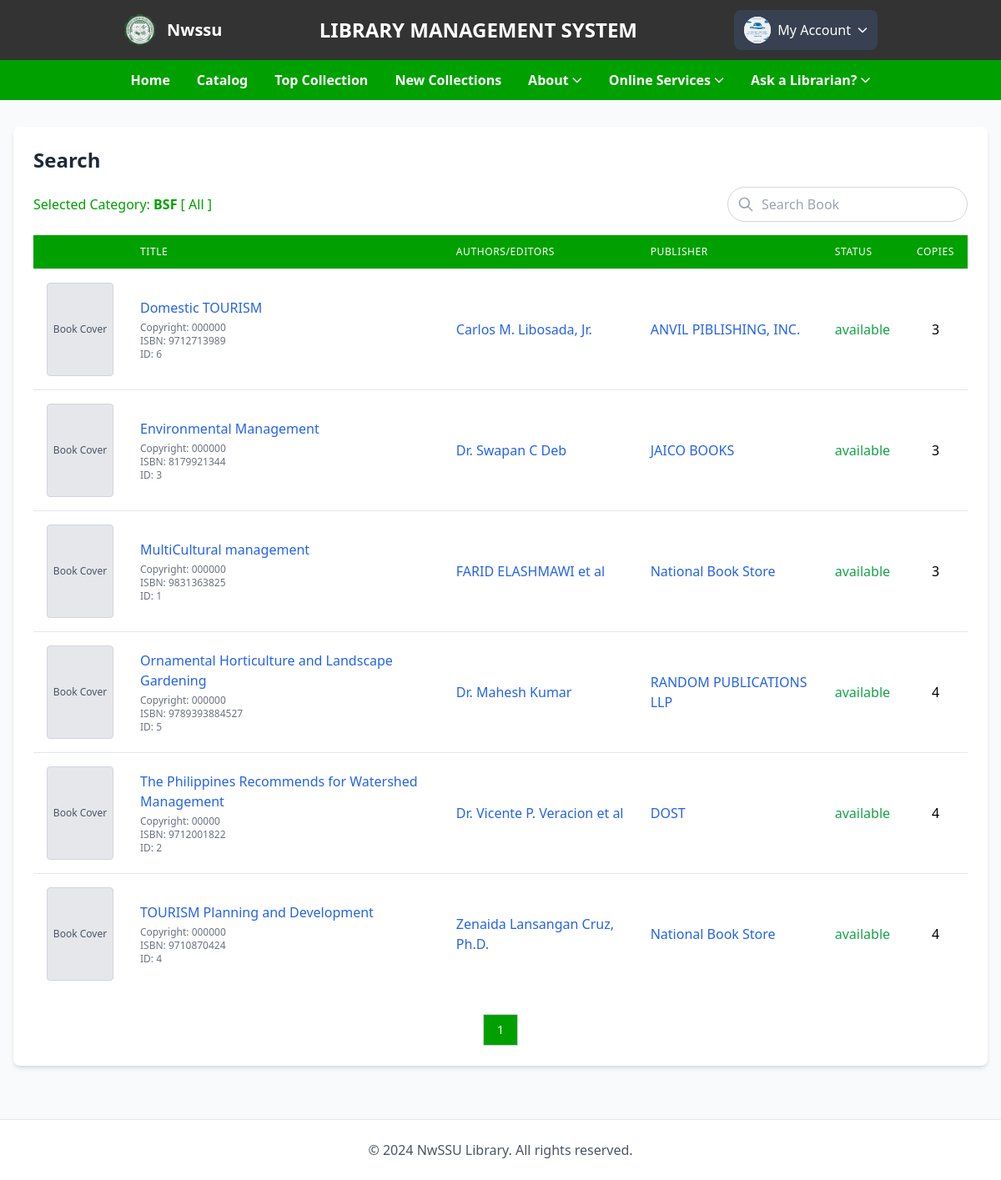
The app's page /student/search_categ.php?category=BSF (signed in) with its own data.
### tables this page shows
CREATE TABLE `books` (
  `id` int(100) NOT NULL,
  `material_type` varchar(250) NOT NULL,
  `sub_type` varchar(250) NOT NULL,
  `category` varchar(250) NOT NULL,
  `title` varchar(500) NOT NULL,
  `author` varchar(500) NOT NULL,
  `publisher` varchar(500) NOT NULL,
  `status` varchar(100) NOT NULL,
  `subject` varchar(250) NOT NULL,
  `content` varchar(5000) NOT NULL,
  `summary` varchar(5000) NOT NULL,
  `issn` varchar(250) NOT NULL,
  `call_no` varchar(250) NOT NULL,
  `ISBN` varchar(250) NOT NULL,
  `copyright` varchar(250) NOT NULL,
  `page_number` int(250) NOT NULL,
  `edition` varchar(250) NOT NULL,
  `copies` int(250) NOT NULL,
  `date_acquired` varchar(250) NOT NULL,
  `books_image` varchar(400) DEFAULT NULL,
  `catalog_date` varchar(50) NOT NULL
);

### student/search_categ.php (the view, shortened to what this page needs)
<?php
include '../component-library/connect.php';
include '../student/side_navbars.php';
try {
    $conn = new PDO("mysql:host=$db_host;dbname=$db_name", $user_name, $user_password);
    $conn->setAttribute(PDO::ATTR_ERRMODE, PDO::ERRMODE_EXCEPTION);
} catch (PDOException $e) {
    die("Connection failed: " . $e->getMessage());
}
$page = isset($_GET['page']) ? (int)$_GET['page'] : 1;
$offset = ($page - 1) * BOOKS_PER_PAGE;
$selected_category = isset($_GET['category']) ? $_GET['category'] : '';
$selected_category = htmlspecialchars($selected_category);
$query = $conn->prepare("SELECT * FROM books WHERE category = :category ORDER BY title ASC LIMIT :offset, :limit");
$query->bindValue(':category', $selected_category, PDO::PARAM_STR);
$query->bindValue(':offset', $offset, PDO::PARAM_INT);
$query->bindValue(':limit', BOOKS_PER_PAGE, PDO::PARAM_INT);
$query->execute();
$books = $query->fetchAll(PDO::FETCH_ASSOC);
$total_books_query = $conn->prepare("SELECT COUNT(*) FROM books WHERE category = :category");
$total_books_query->bindValue(':category', $selected_category, PDO::PARAM_STR);
$total_books_query->execute();
$total_books = $total_books_query->fetchColumn();
$total_pages = ceil($total_books / BOOKS_PER_PAGE);
?>
<!DOCTYPE html>
<html lang="en">
<head>
    <script src="https://cdn.tailwindcss.com"></script>
</head>
<body class="bg-gray-50">
    <div class="container mx-auto px-4 py-8 max-w-7xl">
        <div class="bg-white rounded-lg shadow-md">
            <div class="p-6">
                <div class="flex justify-between items-center mb-4">
                    <h2 class="text-2xl font-bold text-gray-800">Search</h2>
                </div>
                <?php if ($selected_category): ?>
                    <div class="flex flex-col md:flex-row justify-between items-start md:items-center mb-4 text-primary">
                        <span class="mb-2 md:mb-0">
                            Selected Category: <strong><?php echo htmlspecialchars($selected_category); ?></strong>
                            [ <a href="../student/category_books.php" class="hover:underline">All</a> ]
                        </span>
                        <div class="relative w-full md:w-auto">
                            <svg xmlns="http://www.w3.org/2000/svg" class="h-5 w-5 absolute left-3 top-1/2 transform -translate-y-1/2 text-gray-400" fill="none" viewBox="0 0 24 24" stroke="currentColor">
                                <path stroke-linecap="round" stroke-linejoin="round" stroke-width="2" d="M21 21l-6-6m2-5a7 7 0 11-14 0 7 7 0 0114 0z" />
                            </svg>
                            <input type="text" id="searchInput" placeholder="Search Book"
                                class="pl-10 pr-4 py-2 w-full md:w-72 rounded-full border border-gray-300 focus:outline-none focus:ring-2 focus:ring-primary focus:border-transparent"
                                onkeyup="searchBooks()">
                        </div>
                    </div>
                <?php endif; ?>
                <div class="hidden md:block overflow-x-auto">
                    <table class=" min-w-full divide-y divide-gray-200">
                        <thead>
                            <tr>
                                <th class="px-4 py-3 bg-primary text-white text-left text-xs font-medium uppercase tracking-wider w-24"></th>
                                <th class="px-4 py-3 bg-primary text-white text-left text-xs font-medium uppercase tracking-wider">Title</th>
                                <th class="px-4 py-3 bg-primary text-white text-left text-xs font-medium uppercase tracking-wider">Authors/Editors</th>
                                <th class="px-4 py-3 bg-primary text-white text-left text-xs font-medium uppercase tracking-wider">Publisher</th>
                                <th class="px-4 py-3 bg-primary text-white text-left text-xs font-medium uppercase tracking-wider">Status</th>
                                <th class="px-4 py-3 bg-primary text-white text-left text-xs font-medium uppercase tracking-wider">Copies</th>
                            </tr>
                        </thead>
                        <tbody class="bg-white divide-y divide-gray-200" id="bookTable">
                            <?php if (empty($books)): ?>
                                <tr>
                                    <td colspan="6" class="px-4 py-4 text-center text-gray-500">No books found</td>
                                </tr>
                            <?php else: ?>
                                <?php foreach ($books as $book): ?>
                                    <tr class="hover:bg-gray-50">
                                        <td class="px-4 py-4 whitespace-nowrap">
                                            <div class="flex justify-center">
                                                <?php if (!empty($book['books_image'])): ?>
                                                    <img src="../uploaded_file/<?php echo htmlspecialchars($book['books_image']); ?>" alt="Book Cover" class="w-20 h-28 object-cover border border-gray-200 rounded">
                                                <?php else: ?>
                                                    <div class="w-20 h-28 flex items-center justify-center bg-gray-200 text-gray-600 text-xs font-medium border border-gray-300 rounded">
                                                        Book Cover
                                                    </div>
                                                <?php endif; ?>
                                            </div>
                                        </td>
                                        <td class="px-4 py-4">
                                            <div class="space-y-1">
                                                <a href="studbook_detail.php?id=<?php echo urlencode($book['id']); ?>" class="text-blue-600 hover:text-blue-800 hover:underline font-medium">
                                                    <?php echo htmlspecialchars($book['title']); ?>
                                                </a>
                                                <div class="text-xs text-gray-500">
                                                    <p>Copyright: <?php echo htmlspecialchars($book['copyright']); ?></p>
                                                    <p>ISBN: <?php echo htmlspecialchars($book['ISBN']); ?></p>
                                                    <p>ID: <?php echo htmlspecialchars($book['id']); ?></p>
                                                </div>
                                            </div>
                                        </td>
                                        <td class="px-4 py-4">
                                            <a href="selected_author.php?author=<?php echo urlencode($book['author']); ?>" class="text-blue-600 hover:text-blue-800 hover:underline">
                                                <?php echo htmlspecialchars($book['author']); ?>
                                            </a>
                                        </td>
                                        <td class="px-4 py-4">
                                            <a href="publisher_browse.php?publisher=<?php echo urlencode($book['publisher']); ?>" class="text-blue-600 hover:text-blue-800 hover:underline">
                                                <?php echo htmlspecialchars($book['publisher']); ?>
                                            </a>
                                        </td>
                                        <td class="px-4 py-4 text-center">
                                            <span class="<?php echo $book['status'] === 'available' ? 'text-green-600' : 'text-red-600'; ?>">
                                                <?php echo htmlspecialchars($book['status']); ?>
                                            </span>
                                        </td>
                                        <td class="px-4 py-4 text-center">
                                            <?php echo htmlspecialchars($book['copies']); ?>
                                        </td>
                                    </tr>
                                <?php endforeach; ?>
                            <?php endif; ?>
                        </tbody>
                    </table>
                </div>
                <div class="flex justify-center mt-6">
                    <nav class="inline-flex rounded-md shadow-sm -space-x-px" aria-label="Pagination">
                        <?php for ($i = 1; $i <= $total_pages; $i++): ?>
                            <a href="?page=<?= $i; ?>&category=<?php echo urlencode($selected_category); ?>"
                                class="<?= ($i === $page) ? 'bg-primary text-white' : 'bg-white text-gray-500 hover:bg-gray-50' ?> relative inline-flex items-center px-4 py-2 border border-gray-300 text-sm font-medium">
                                <?= $i; ?>
                            </a>
                        <?php endfor; ?>
                    </nav>
                </div>
            </div>
        </div>
    </div>
    <footer class="py-6 mt-8 bg-white border-t border-gray-200">
        <div class="container mx-auto text-center">
            <span class="text-gray-600">© 2024 NwSSU Library. All rights reserved.</span>
        </div>
    </footer>
</body>
</html>

### student/side_navbars.php (shortened to what this page needs)
<?php
include '../component-library/connect.php';
$user_id = $_SESSION['user_id'];
$profile_image = '../images/prof.jpg';
$stud = $conn->prepare("SELECT first_name, middle_name, last_name, patron_type, email, address, images FROM user_info WHERE user_id = ?");
$stud->execute([$user_id]);
$student = $stud->fetch(PDO::FETCH_ASSOC);
if ($student) {
    $profile_image = $student['images'] ?? $profile_image;
}
?>
<!DOCTYPE html>
<html lang="en">
<head>
    <script src="https://cdn.tailwindcss.com"></script>
    <link rel="stylesheet" href="https://cdnjs.cloudflare.com/ajax/libs/font-awesome/6.4.0/css/all.min.css">
</head>
<body class="bg-gray-50">
    <header class="bg-secondary text-white">
        <div class="container mx-auto px-[5%] py-3 flex justify-between items-center">
            <div class="flex items-center space-x-3">
                <img src="../images/logo.png" alt="NwSSU Logo" class="h-10 w-10 rounded-full">
                <span class="text-xl font-bold">Nwssu</span>
            </div>
            <h1 class="text-2xl font-bold hidden lg:block">LIBRARY MANAGEMENT SYSTEM</h1>
            <div class="relative">
                <button id="account-menu-button" class="flex items-center space-x-2 bg-gray-700 rounded-lg px-3 py-2 hover:bg-gray-600 transition">
                    <img src="../uploaded_file/<?php echo htmlspecialchars($profile_image); ?>" alt="User" class="h-8 w-8 rounded-full bg-white">
                    <span class="hidden md:inline">My Account</span>
                    <i class="fas fa-chevron-down text-xs"></i>
                </button>
            </div>
        </div>
    </header>
    <nav class="bg-primary text-white font-bold">
        <div class="container mx-auto justify-content-center">
            <div class="flex flex-wrap lg:justify-center lg:items-center">
                <div class="hidden md:hidden lg:block text-black lg:bg-primary lg:text-white md:flex w-full md:w-auto" id="mobile-menu">
                    <ul class="flex flex-col md:flex-row">
                        <li><a href="../student/home.php" class="block py-3 px-4 hover:bg-green-600 transition">Home</a></li>
                        <li><a href="../student/studbooks_display.php" class="block py-3 px-4 hover:bg-green-600 transition">Catalog</a></li>
                        <li><a href="../student/topcollect.php" class="block py-3 px-4 hover:bg-green-600 transition">Top Collection</a></li>
                        <li><a href="../student/newcollect.php" class="block py-3 px-4 hover:bg-green-600 transition">New Collections</a></li>
                        <li class="relative group">
                            <a href="#" class="block py-3 px-4 hover:bg-green-600 transition flex items-center">
                                About <i class="fas fa-chevron-down ml-1 text-xs"></i>
                            </a>
                        </li>
                        <li class="relative group">
                            <a href="#" class="block py-3 px-4 hover:bg-green-600 transition flex items-center">
                                Online Services <i class="fas fa-chevron-down ml-1 text-xs"></i>
                            </a>
                        </li>
                        <li class="relative group">
                            <a href="#" class="block py-3 px-4 hover:bg-green-600 transition flex items-center">
                                Ask a Librarian? <i class="fas fa-chevron-down ml-1 text-xs"></i>
                            </a>
                        </li>
                    </ul>
                </div>
            </div>
        </div>
    </nav>
</body>
</html>

### records on screen
books: shows "Book Cover", title "Domestic TOURISM", copyright "000000", ISBN "9712713989", id "6", author "Carlos M. Libosada, Jr.", publisher "ANVIL PIBLISHING, INC.", status "available", copies "3"
books: shows "Book Cover", title "Environmental Management", copyright "000000", ISBN "8179921344", id "3", author "Dr. Swapan C Deb", publisher "JAICO BOOKS", status "available", copies "3"
books: shows "Book Cover", title "MultiCultural management", copyright "000000", ISBN "9831363825", id "1", author "FARID ELASHMAWI et al", publisher "National Book Store", status "available", copies "3"
books: shows "Book Cover", title "Ornamental Horticulture and Landscape Gardening", copyright "000000", ISBN "9789393884527", id "5", author "Dr. Mahesh Kumar", publisher "RANDOM PUBLICATIONS LLP", status "available", copies "4"
books: shows "Book Cover", title "The Philippines Recommends for Watershed Management", copyright "00000", ISBN "9712001822", id "2", author "Dr. Vicente P. Veracion et al", publisher "DOST", status "available", copies "4"
books: shows "Book Cover", title "TOURISM Planning and Development", copyright "000000", ISBN "9710870424", id "4", author "Zenaida Lansangan Cruz, Ph.D.", publisher "National Book Store", status "available", copies "4"

### other values on screen
$selected_category "BSF"
